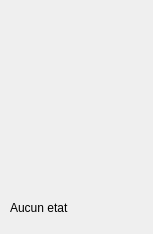
<?xml version="1.0" encoding="UTF-8"?>
<ui version="4.0">
 <class>Porte</class>
 <widget class="QWidget" name="Porte">
  <property name="geometry">
   <rect>
    <x>0</x>
    <y>0</y>
    <width>153</width>
    <height>234</height>
   </rect>
  </property>
  <property name="windowTitle">
   <string>Form</string>
  </property>
  <widget class="QLabel" name="labelImage">
   <property name="geometry">
    <rect>
     <x>20</x>
     <y>0</y>
     <width>121</width>
     <height>191</height>
    </rect>
   </property>
   <property name="text">
    <string/>
   </property>
   <property name="pixmap">
    <pixmap resource="Porte.qrc">:/img/images/porte_fermee.png</pixmap>
   </property>
  </widget>
  <widget class="QLabel" name="labelEtat">
   <property name="geometry">
    <rect>
     <x>10</x>
     <y>200</y>
     <width>121</width>
     <height>16</height>
    </rect>
   </property>
   <property name="text">
    <string>Aucun etat</string>
   </property>
  </widget>
 </widget>
 <resources>
  <include location="Porte.qrc"/>
 </resources>
 <connections/>
</ui>
